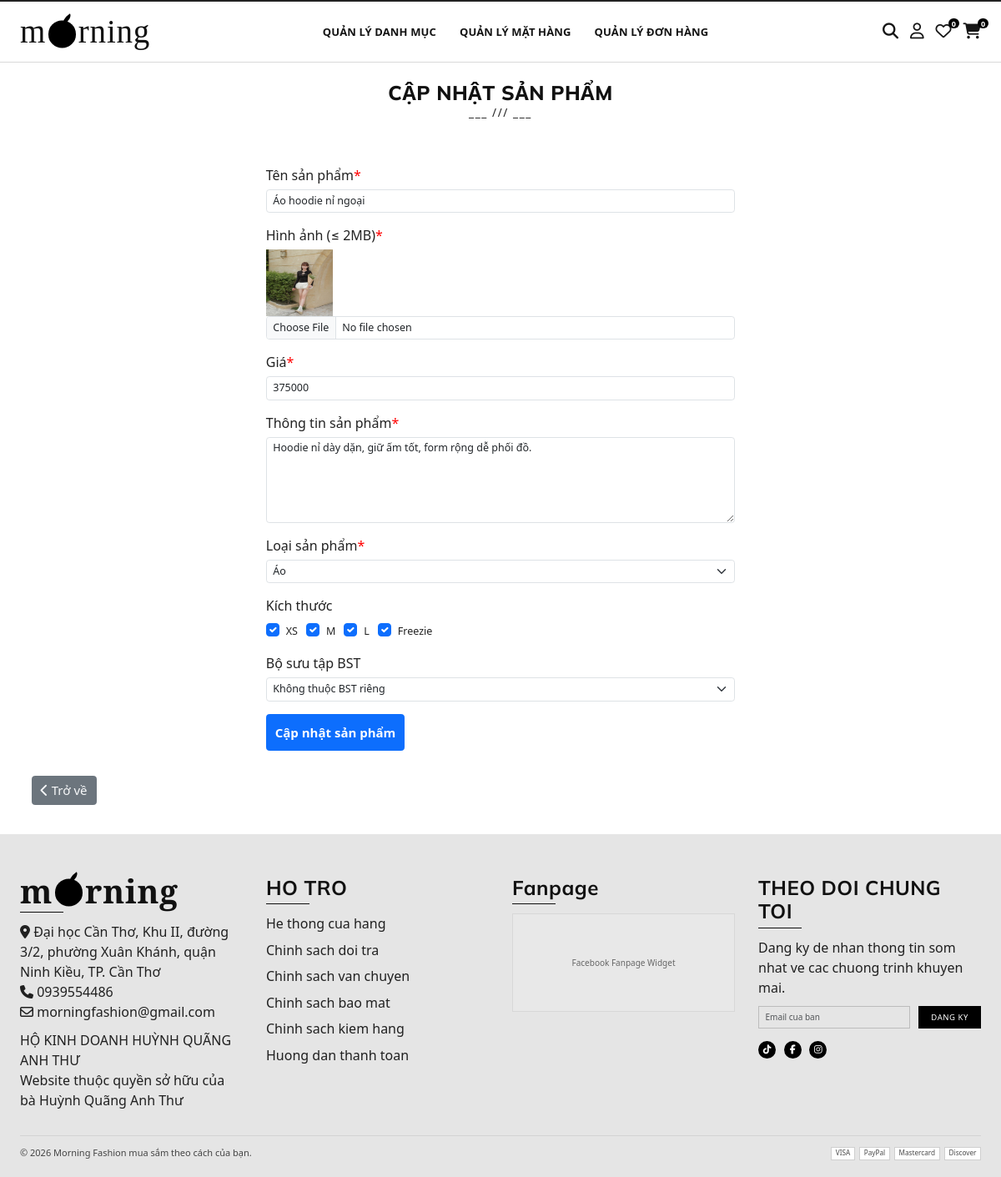
Screenshot of /public/product_edit.php?id=4 (signed in) with the database file from the repository.
### tables this page shows
CREATE TABLE `products` (
  `pd_id` int(11) UNSIGNED NOT NULL,
  `pd_name` varchar(255) NOT NULL,
  `pd_price` varchar(255) NOT NULL,
  `pd_info` text NOT NULL,
  `pd_image` varchar(255) NOT NULL,
  `cat_id` int(11) UNSIGNED NOT NULL,
  `is_new` tinyint(1) NOT NULL DEFAULT 0,
  `pd_sizes` varchar(50) NOT NULL DEFAULT '',
  `pd_collection` varchar(50) NOT NULL DEFAULT ''
);

CREATE TABLE `categories` (
  `cat_id` int(11) UNSIGNED NOT NULL,
  `cat_name` varchar(255) NOT NULL
);

### libraries/Psr4AutoloaderClass.php (called while the page is built, shortened)
<?php
class Psr4AutoloaderClass
{
	protected $prefixes = array();
	public function addNamespace($prefix, $base_dir, $prepend = false)
	{
		$prefix = trim($prefix, '\\') . '\\';
		$base_dir = rtrim($base_dir, DIRECTORY_SEPARATOR) . '/';
		if (isset($this->prefixes[$prefix]) === false) {
			$this->prefixes[$prefix] = array();
		}
		if ($prepend) {
			array_unshift($this->prefixes[$prefix], $base_dir);
		} else {
			array_push($this->prefixes[$prefix], $base_dir);
		}
	}
	public function loadClass($class)
	{
		$prefix = $class;
		while (false !== $pos = strrpos($prefix, '\\')) {
			$prefix = substr($class, 0, $pos + 1);
			$relative_class = substr($class, $pos + 1);
			$mapped_file = $this->loadMappedFile($prefix, $relative_class);
			if ($mapped_file) {
				return $mapped_file;
			}
			$prefix = rtrim($prefix, '\\');
		}
		return false;
	}
	protected function loadMappedFile($prefix, $relative_class)
	{
		foreach ($this->prefixes[$prefix] as $base_dir) {
			$file = $base_dir
				. str_replace('\\', '/', $relative_class)
				. '.php';
			if ($this->requireFile($file)) {
				return $file;
			}
		}
		return false;
	}
	protected function requireFile($file)
	{
		if (file_exists($file)) {
			return true;
		}
		return false;
	}
}

### src/classes/Product.php (called while the page is built, shortened)
<?php
class Product
{
    private ?PDO $db;
    public function __construct(?PDO $pdo)
    {
        $this->db = $pdo;
    }
    public function find(int $id): ?Product
    {
        $statement = $this->db->prepare('SELECT * FROM products WHERE pd_id = :id');
        $statement->execute(['id' => $id]);
        if ($row = $statement->fetch()) {
            return $this;
        }
        return null;
    }
}

### src/functions.php (called while the page is built, shortened)
<?php
function html_escape(string|null $text): string
{
    return htmlspecialchars($text ?? '', ENT_QUOTES, 'UTF-8', false);
}

### src/classes/Category.php (called while the page is built, shortened)
<?php
class Category
{
    private ?PDO $db;
    private int $cat_id = -1;
    public $cat_name;
    public function getID(): int
    {
        return $this->cat_id;
    }
    public function __construct(?PDO $pdo)
    {
        $this->db = $pdo;
    }
    public function all(): array
    {
        $categories = [];
        $statement = $this->db->prepare('SELECT * FROM categories');
        $statement->execute();
        while ($row = $statement->fetch()) {
            $category = new Category($this->db);
            $category->fillFromDB($row);
            $categories[] = $category;
        }
        return $categories;
    }
    protected function fillFromDB(array $row): Category
    {
        [
            'cat_id' => $this->cat_id,
            'cat_name' => $this->cat_name
        ] = $row;
        return $this;
    }
}

### public/product_edit.php (the view, shortened to what this page needs)
<?php
require_once __DIR__ . '/../src/bootstrap.php';
$product = new Product($PDO);
$id = isset($_REQUEST['id']) ? filter_var($_REQUEST['id'], FILTER_SANITIZE_NUMBER_INT) : -1;
if ($id < 0 || !($product->find($id))) {
    redirect('product_list.php');
}
$errors = [];
$category = new Category($PDO);
$categories = $category->all();
$bstCollectionOptions = [
    '' => 'Không thuộc BST riêng',
    'clair-de-spring' => 'CLAIR DE SPRING',
    'xuan-nhien' => 'XUÂN NHIÊN',
    'night-out' => 'NIGHT OUT COLLECTION',
    'city-hours' => 'CITY HOURS',
    'classmate-notes' => 'CLASSMATE NOTES',
    'after-class' => 'AFTER CLASS',
];
include_once __DIR__ . '/../src/partials/header.php'
?>
<body>
    <?php include_once __DIR__ . '/../src/partials/navbar.php' ?>
    <div class="container mb-4">
        <?php
        include_once __DIR__ . '/../src/partials/heading.php';
        ?>
        <div class="row my-5">
            <div class="col-12">
                <form method="POST" enctype="multipart/form-data" class="col-md-6 offset-md-3">
                    <div class="form-group">
                        <label for="pd_name" class="mt-4 mb-2">Tên sản phẩm<span class="red">*</span></label>
                        <input type="text" name="pd_name" class="form-control fs-5<?= isset($errors['name']) ? ' is-invalid' : '' ?>" maxlen="255" id="pd_name" value="<?= html_escape($product->pd_name) ?>" />
                    </div>
                    <div class="form-group">
                        <label for="pd_image" class="mt-4 mb-2">Hình ảnh (&#8804 2MB)<span class="red">*</span></label>
                        <img src="<?= './uploads/' . html_escape($product->pd_image) ?>" alt="" width="80px" height="80px">
                        <input type="file" id="pd_image" name="image" accept="image/*" class="form-control fs-5<?= isset($errors['pd_image']) ? ' is-invalid' : '' ?>" id="pd_image" />
                    </div>
                    <div class="form-group">
                        <label for="pd_price" class="mt-4 mb-2">Giá<span class="red">*</span></label>
                        <input type="text" name="pd_price" class="form-control fs-5<?= isset($errors['price']) ? ' is-invalid' : '' ?>" maxlen="255" id="pd_price" value="<?= html_escape($product->pd_price) ?>" />
                    </div>
                    <div class="form-group">
                        <label for="pd_info" class="mt-4 mb-2">Thông tin sản phẩm<span class="red">*</span></label>
                        <textarea name="pd_info" class="form-control fs-5<?= isset($errors['info']) ? ' is-invalid' : '' ?>" id="pd_info" rows="5"><?= html_escape($product->pd_info) ?></textarea>
                    </div>
                    <div class="form-group">
                        <label for="cat" class="mt-4 mb-2">Loại sản phẩm<span class="red">*</span></label>
                        <select name="cat_id" id="cat" class="form-select fs-5">
                            <?php
                            foreach ($categories as $category) :
                            ?>
                                <option value="<?= $category->getID() ?>" <?= ($product->cat_id == $category->getID()) ? 'selected' : '' ?>>
                                    <?= html_escape($category->cat_name) ?>
                                </option>
                            <?php endforeach ?>
                        </select>
                    </div>
                    <div class="form-group">
                        <label class="mt-4 mb-2 d-block">Kích thước</label>
                        <div class="d-flex gap-3 flex-wrap">
                            <?php
                            $currentSizes = array_filter(array_map('trim', explode(',', $product->pd_sizes ?? '')));
                            foreach (['XS', 'M', 'L', 'Freezie'] as $sz) :
                            ?>
                                <div class="form-check">
                                    <input class="form-check-input" type="checkbox" name="pd_sizes[]" value="<?= $sz ?>" id="sz_<?= $sz ?>" <?= in_array($sz, $currentSizes) ? 'checked' : '' ?>>
                                    <label class="form-check-label fs-5" for="sz_<?= $sz ?>"><?= $sz ?></label>
                                </div>
                            <?php endforeach ?>
                        </div>
                    </div>
                    <div class="form-group">
                        <label for="pd_collection" class="mt-4 mb-2">Bộ sưu tập BST</label>
                        <select name="pd_collection" id="pd_collection" class="form-select fs-5">
                            <?php foreach ($bstCollectionOptions as $collectionCode => $collectionLabel) : ?>
                                <option value="<?= html_escape($collectionCode) ?>" <?= (($product->pd_collection ?? '') === $collectionCode) ? 'selected' : '' ?>>
                                    <?= html_escape($collectionLabel) ?>
                                </option>
                            <?php endforeach ?>
                        </select>
                    </div>
                    <button type="submit" name="submit" class="btn btn-primary fs-4 mt-4 p-3 fw-bold">Cập nhật sản phẩm</button>
                </form>
            </div>
        </div>
        <a href="product_list.php" class="btn btn-secondary fs-4 py-2 px-3 text-light fw-medium">
            <i class="fa-solid fa-chevron-left text-light"></i>
            Trở về
        </a>
    </div>
    <?php include_once __DIR__ . '/../src/partials/footer.php' ?>
</body>
</html>

### public/css/base.css (style rules this page uses)
:root { --primary-color: #111111; --accent-color: #1b1b1b; --muted-color: #f0f0f0; --white-color: #ffffff; --black-color: #0f0f0f; --text-color: #222222; --soft-text: #7a7a7a; --border-color: #dddddd; --font-heading: "Cormorant Garamond", Georgia, serif; --font-body: "Mulish", "Segoe UI", sans-serif; }
* { padding: 0; margin: 0; box-sizing: border-box; }
html { color: var(--black-color); font-size: 62.5%; line-height: 1.6; font-family: var(--font-body); background-color: #ffffff; scroll-behavior: smooth; }
body { font-size: 1.6rem; color: var(--text-color); background: #ffffff; min-height: 100vh; padding-bottom: 0; }
a { text-decoration: none; }
img { max-width: 100%; display: block; }

### public/css/main.css (style rules this page uses)
.container { font-size: 1.6rem; }
span.red { color: red; }

### rows the page displays
products: pd_name "Áo hoodie nỉ ngoại", pd_image (picture), pd_price "375000", pd_info "Hoodie nỉ dày dặn, giữ ấm tốt, form rộng dễ phối đồ.", cat_id "Áo", pd_sizes "☑", pd_collection "Không thuộc BST riêng"

### other values shown
$subtitle "CẬP NHẬT SẢN PHẨM"
$sz "XS"
$sz "M"
$sz "L"
$sz "Freezie"
